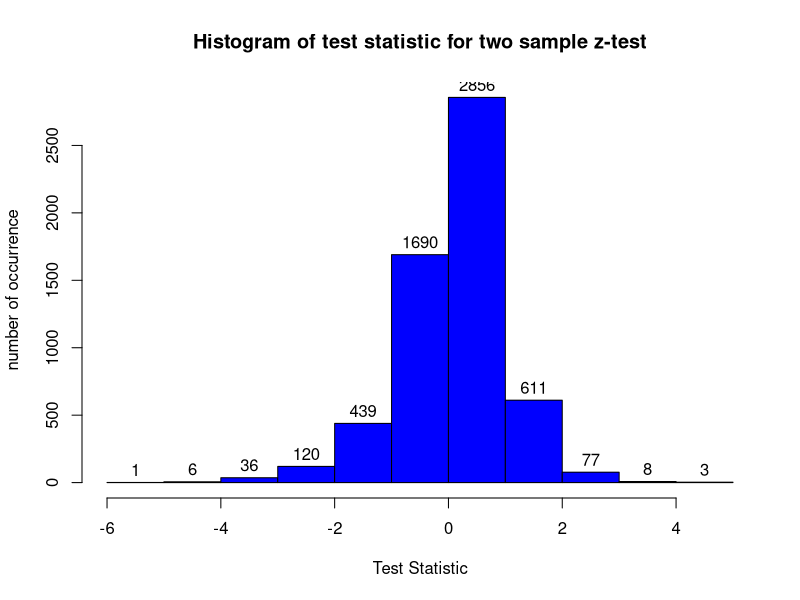
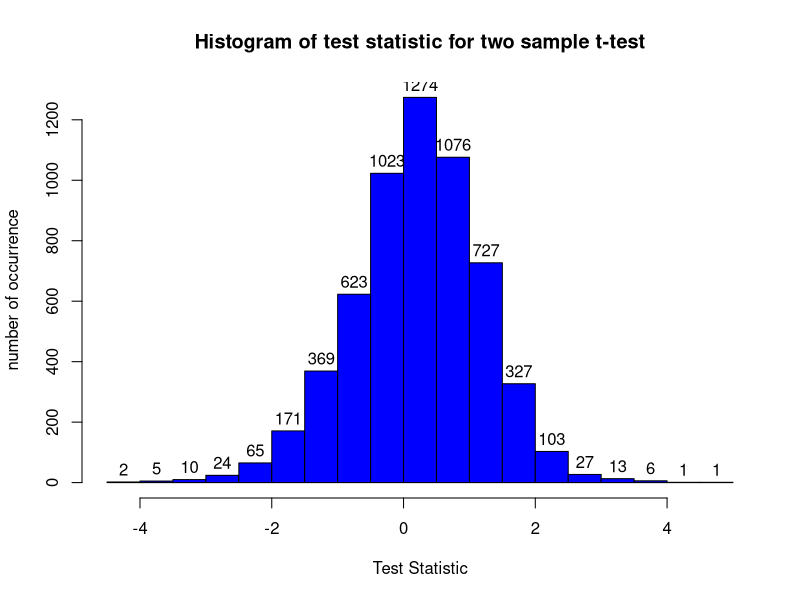
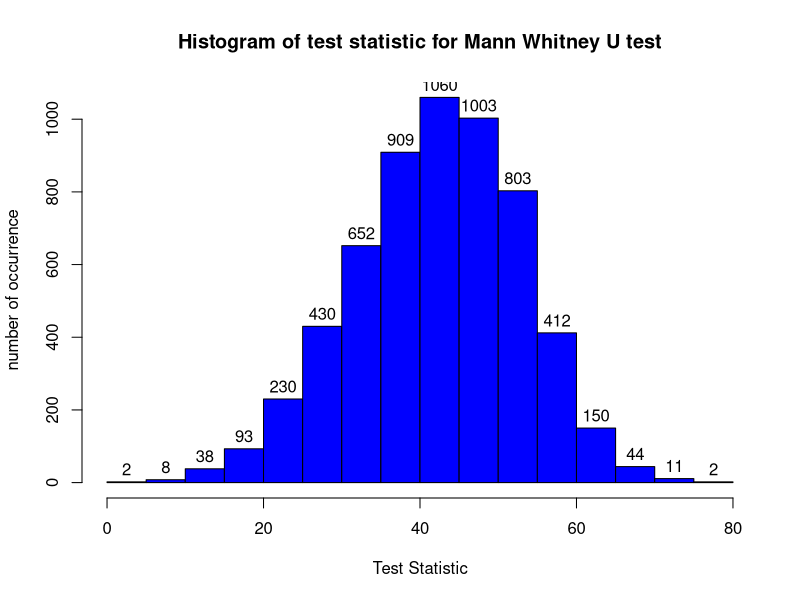
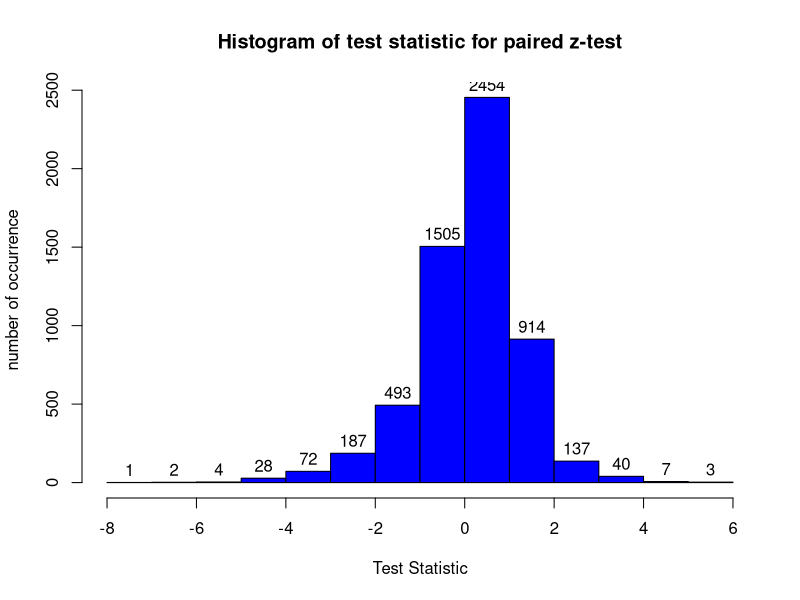
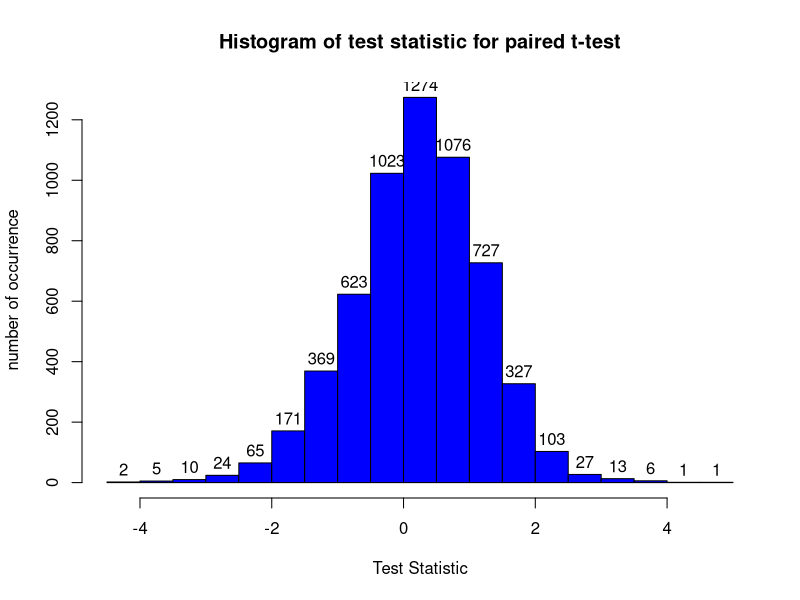
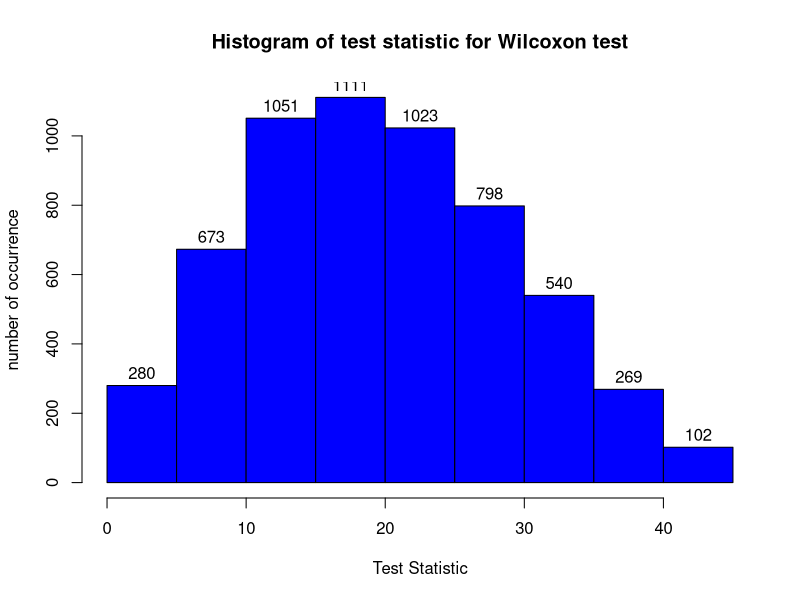
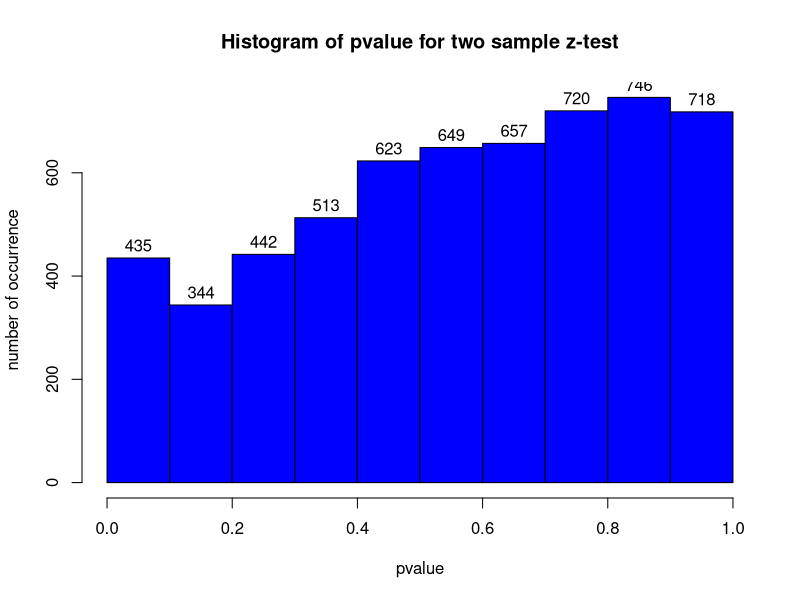
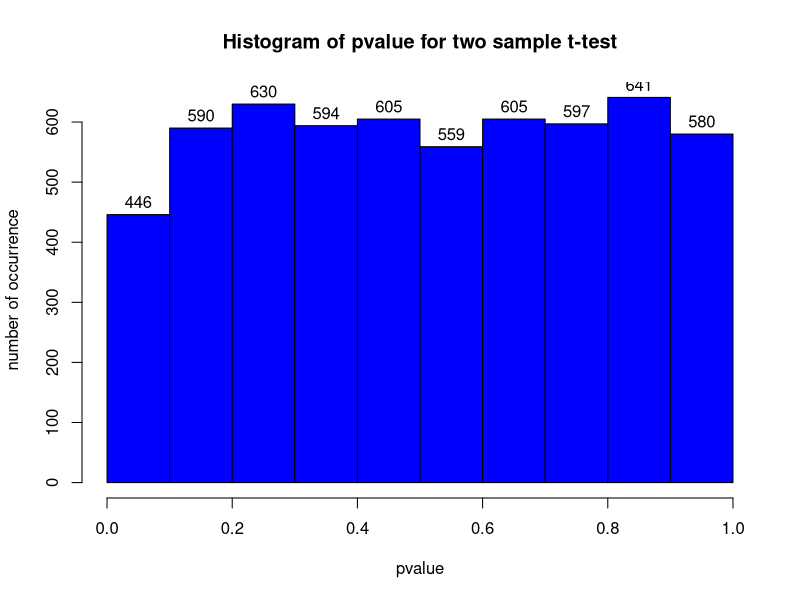

Reproduce these figures in R, in order.
# Read data from file
data = read.delim('hw7data.dat.txt', header=FALSE)
nr = nrow(data)
nc = ncol(data)
n_sample = 9
before = data[, 2:10];
after = data[, 11:19];

# Problem-a
### 1.a) Estimating value of SIGMA for Two Sample Z-test
###       - Find sample variance for each spot and average it to get SIGMA 
### 
z_xbar=1
z_ybar=1
for( r in c(1:nr))
{
  z_xbar[r] = mean( t(before[r,]) );
  z_ybar[r] = mean( t(after[r,]) ); 

}
sample_var_x = sum(  (before - z_xbar)^2 ) / (n_sample-1);
sample_var_y = sum(  (after - z_ybar)^2 ) / (n_sample-1);
z_var_x = sum(sample_var_x) / nr;
z_var_y = sum(sample_var_y) / nr;

print("Values of Standard deviation for patients BEFORE treatment is:")
print(sqrt(z_var_x));
print("Values of Standard deviation for patients AFTER treatment is:")
print(sqrt(z_var_y));

### 4.a) Estimating value of SIGMA for Paired Sample Z-test
###       - D = X - Y. Run test on D
###       - Find sample variance for each spot and average it to get SIGMA 
### 
D = before - after;
pz_xbar = c(1,nr);
for( r in c(1:nr))
{
  pz_xbar[r] = mean( t(D[r, 1:9]) );
}
sample_var_x = sum(  ( D[,1:9] - pz_xbar)^2 ) / (9-1);
pz_var_x = sum(sample_var_x) / nr;

print("Values of Standard deviation for Paired Data is:")
print(sqrt(pz_var_x));

# Problem-b
### 1.b) Two-sample Z-test
temp_denom =  sqrt( (z_var_x + z_var_y) / 9)
zscore = (z_xbar - z_ybar) / temp_denom;
z_pvalue = 2* pmin( pnorm(zscore), 1 - pnorm(zscore) );

### 2.b) Two sample t-test
t_pvalue=1;
t_stat = 1;
for( r in c(1:nr) )
{
  t_test = t.test( as.double(before[r,]), as.double(after[r,]), var.equal = TRUE);
  t_pvalue[r] = t_test$p.value;
  t_stat[r] = t_test$statistic;
}
### 3.b) Mann-Whitney Test
mw_pvalue=1;
mw_stat = 1;
for( r in c(1:nr) )
{
  mw_test = wilcox.test( as.double(before[r,]), as.double(after[r,]));
  mw_pvalue[r] = mw_test$p.value;
  mw_stat[r] = mw_test$statistic;
}

### 4.b) Paired Z Test
pz_score = pz_xbar / sqrt( pz_var_x / 9 )
pz_pvalue = 2* pmin( pnorm(pz_score), 1 - pnorm(pz_score) );

### 5.b) Paired t-test
pt_pvalue=1;
pt_stat = 1;
for( r in c(1:nr) )
{
  pt_test = t.test( as.double(before[r,]), as.double(after[r,]), paired=TRUE);
  pt_pvalue[r] = pt_test$p.value;
  pt_stat[r] = pt_test$statistic;
}

### 6.b) Wilcoxon Test
w_pvalue=1;
w_stat = 1;
for( r in c(1:nr) )
{
  #w_test = wilcox.test( as.double(after[r,]) - as.double(before[r,]), 0);
  w_test = wilcox.test(as.double(after[r,]), as.double(before[r,]), paired=TRUE);
  w_pvalue[r] = w_test$p.value;
  w_stat[r] = w_test$statistic;
}

## Combining pvalue into single arrays for convenience
z = cbind( id=data[,1], p=z_pvalue, stat=zscore);
t = cbind( id=data[,1], p=t_pvalue, stat=t_stat);
mw = cbind( id=data[,1], p=mw_pvalue, stat=mw_stat);
pz = cbind( id=data[,1], p=pz_pvalue, stat=pz_score);
pt = cbind( id=data[,1], p=pt_pvalue, stat=pt_stat);
w = cbind( id=data[,1], p=w_pvalue, stat=w_stat);


######### Problem-b : OUTPUT #######
printOutput <- function(mat)
{
  pos1 = which( data[,1]==1020, arr.ind=TRUE)
  pos2 = which( data[,1]==1021, arr.ind=TRUE)
  pos3 = which( data[,1]==1022, arr.ind=TRUE)
  pos4 = which( data[,1]==1023, arr.ind=TRUE)
  pos5 = which( data[,1]==1024, arr.ind=TRUE)
  print( c(1020, 1021, 1022, 1023, 1024) )
  print( c( mat[pos1,2], mat[pos2,2], mat[pos3,2], mat[pos4,2], mat[pos5,2]) );
  print( c( mat[pos1,3], mat[pos2,3], mat[pos3,3], mat[pos4,3], mat[pos5,3]) );
}

print( "-- Two Sample Z Test - P Value & Statistic--")
printOutput(z)

print( "-- Two Sample T Test - P Value & Statistic--")
printOutput(t)

print( "-- Mann-Whitney Test - P Value & Statistic--")
printOutput(mw)

print( "-- Paired Z Test - P Value & Statistic --")
printOutput(pz)

print( "-- Paired T Test - P Value & Statistic --")
printOutput(pt)

print( "-- Wilcoxon Signed Test - P Value & Statistic --")
printOutput(w)


#### Problem-c
print(" Top 12 significant P-values ")
print_top_dozen <- function(mat)
{
 perm = order( mat[,2] )
 print( (mat[perm, ])[1:12,1:2] )
}

print( "-- Two Sample Z Test --")
print_top_dozen(z)

print( "-- Two Sample T Test --")
print_top_dozen(t)

print( "-- Mann-Whitney Test --")
print_top_dozen(mw)

print( "-- Paired Z Test --")
print_top_dozen(pz)

print( "-- Paired T Test --")
print_top_dozen(pt)

print( "-- Wilcoxon Signed Test --")
print_top_dozen(w)


#### Problem-d
##### 1.d.i 

##### 1.d.ii
count_significance <- function(mat, alpha)
{
 print( alpha );
 print( length( which( mat[,2] <= alpha ) ) ); 
}
print(" # of genes at different significance levels");
print( "-- Two Sample Z Test --")
count_significance(z,0.01)
count_significance(z,0.05)
count_significance(z,0.10)

print( "-- Two Sample T Test --")
count_significance(t,0.01)
count_significance(t,0.05)
count_significance(t,0.10)


print( "-- Mann-Whitney Test --")
count_significance(mw,0.01)
count_significance(mw,0.05)
count_significance(mw,0.10)


print( "-- Paired Z Test --")
count_significance(pz,0.01)
count_significance(pz,0.05)
count_significance(pz,0.10)


print( "-- Paired T Test --")
count_significance(pt,0.01)
count_significance(pt,0.05)
count_significance(pt,0.10)


print( "-- Wilcoxon Signed Test --")
count_significance(w,0.01)
count_significance(w,0.05)
count_significance(w,0.10)

##### 1.d.iii
print(" # of genes at different significance levels with Bonferroni Correction");
print( "-- Two Sample Z Test --")
count_significance(z,0.01/nr)
count_significance(z,0.05/nr)
count_significance(z,0.10/nr)

print( "-- Two Sample T Test --")
count_significance(t,0.01/nr)
count_significance(t,0.05/nr)
count_significance(t,0.10/nr)


print( "-- Mann-Whitney Test --")
count_significance(mw,0.01/nr)
count_significance(mw,0.05/nr)
count_significance(mw,0.10/nr)


print( "-- Paired Z Test --")
count_significance(pz,0.01/nr)
count_significance(pz,0.05/nr)
count_significance(pz,0.10/nr)


print( "-- Paired T Test --")
count_significance(pt,0.01/nr)
count_significance(pt,0.05/nr)
count_significance(pt,0.10/nr)


print( "-- Wilcoxon Signed Test --")
count_significance(w,0.01/nr)
count_significance(w,0.05/nr)
count_significance(w,0.10/nr)


##### 1.d.iv
print(" # of genes at different significance levels with Sidak Correction");
print( "-- Two Sample Z Test --")
count_significance(z,1- (1-0.01)^(1/nr) )
count_significance(z,1- (1-0.05)^(1/nr) )
count_significance(z,1- (1-0.10)^(1/nr) )

print( "-- Two Sample T Test --")
count_significance(t,1- (1-0.01)^(1/nr) )
count_significance(t,1- (1-0.05)^(1/nr) )
count_significance(t,1- (1-0.10)^(1/nr) )


print( "-- Mann-Whitney Test --")
count_significance(mw,1- (1-0.01)^(1/nr) )
count_significance(mw,1- (1-0.05)^(1/nr) )
count_significance(mw,1- (1-0.10)^(1/nr) )


print( "-- Paired Z Test --")
count_significance(pz,1- (1-0.01)^(1/nr) )
count_significance(pz,1- (1-0.05)^(1/nr) )
count_significance(pz,1- (1-0.10)^(1/nr) )


print( "-- Paired T Test --")
count_significance(pt,1- (1-0.01)^(1/nr))
count_significance(pt,1- (1-0.05)^(1/nr))
count_significance(pt,1- (1-0.10)^(1/nr))


print( "-- Wilcoxon Signed Test --")
count_significance(w,1- (1-0.01)^(1/nr) )
count_significance(w,1- (1-0.05)^(1/nr) )
count_significance(w,1- (1-0.10)^(1/nr) )


#### Problem - e
range = which( pt[,2] <= 0.1 )
true_positives = pt[range, ]
fdr <- function(mat)
{
  rang = which( mat[,2] <= 0.1 ) 
  mismatch = setdiff( mat[rang,1],true_positives[,1] )
  print( length(mismatch)/ length(true_positives[,1]) )
}
print( "-- Two Sample Z Test: FDR--")
fdr(z)
print( "-- Two Sample T Test: FDR --")
fdr(t)
print( "-- Mann-Whitney Test: FDR --")
fdr(mw)
print( "-- Paired Z Test: FDR --")
fdr(pz)
print( "-- Paired T Test: FDR --")
fdr(pt)
print( "-- Wilcoxon Signed Test: FDR --")
fdr(w)


#### Problem-f
pdf("output-f.pdf")
hist(z[,3] ,col="blue1", main="Histogram of test statistic for two sample z-test", xlab='Test Statistic', ylab='number of occurrence', labels=TRUE)

hist(t[,3] ,col="blue1", main="Histogram of test statistic for two sample t-test", xlab='Test Statistic', ylab='number of occurrence', labels=TRUE)

hist(mw[,3] ,col="blue1", main="Histogram of test statistic for Mann Whitney U test", xlab='Test Statistic', ylab='number of occurrence', labels=TRUE)

hist(pz[,3] ,col="blue1", main="Histogram of test statistic for paired z-test", xlab='Test Statistic', ylab='number of occurrence', labels=TRUE)

hist(t[,3] ,col="blue1", main="Histogram of test statistic for paired t-test", xlab='Test Statistic', ylab='number of occurrence', labels=TRUE)

hist(w[,3] ,col="blue1", main="Histogram of test statistic for Wilcoxon test", xlab='Test Statistic', ylab='number of occurrence', labels=TRUE)
dev.off()

#### Problem-g
pdf("output-g.pdf")
hist(z[,2] ,col="blue1", main="Histogram of pvalue for two sample z-test", xlab='pvalue', ylab='number of occurrence', labels=TRUE)

hist(t[,2] ,col="blue1", main="Histogram of pvalue for two sample t-test", xlab='pvalue', ylab='number of occurrence', labels=TRUE)

hist(mw[,2] ,col="blue1", main="Histogram of pvalue for Mann Whitney U test", xlab='pvalue', ylab='number of occurrence', labels=TRUE)

hist(pz[,2] ,col="blue1", main="Histogram of pvalue for paired z-test", xlab='pvalue', ylab='number of occurrence', labels=TRUE)

hist(t[,2] ,col="blue1", main="Histogram of pvalue for paired t-test", xlab='pvalue', ylab='number of occurrence', labels=TRUE)

hist(w[,2] ,col="blue1", main="Histogram of pvalue for Wilcoxon test", xlab='pvalue', ylab='number of occurrence', labels=TRUE)
dev.off()

#### Problem-h
pdf("output-h.pdf")
plot(z[,2], pt[,2], cex=0.1, main="Z vs Paired T test", xlab="Z pvalue", ylab="Paired T pvalue")

plot(t[,2], pt[,2], cex=0.1, main="T vs Paired T test", xlab="T pvalue", ylab="Paired T pvalue")

plot(mw[,2], pt[,2], cex=0.1, main="Mann Whitney vs Paired T test", xlab="Mann Whitney pvalue", ylab="Paired T pvalue")

plot(pz[,2], pt[,2], cex=0.1, main="Paired Z Test vs Paired T test", xlab="Paired Z pvalue", ylab="Paired T pvalue")

plot(pt[,2], pt[,2], cex=0.1, main="Paired T test vs Paired T test", xlab="Paired T test pvalue", ylab="Paired T pvalue")

plot(w[,2], pt[,2], cex=0.1, main="Wilcoxon test vs Paired T test", xlab="Wilcoxon test pvalue", ylab="Paired T pvalue")
dev.off()


